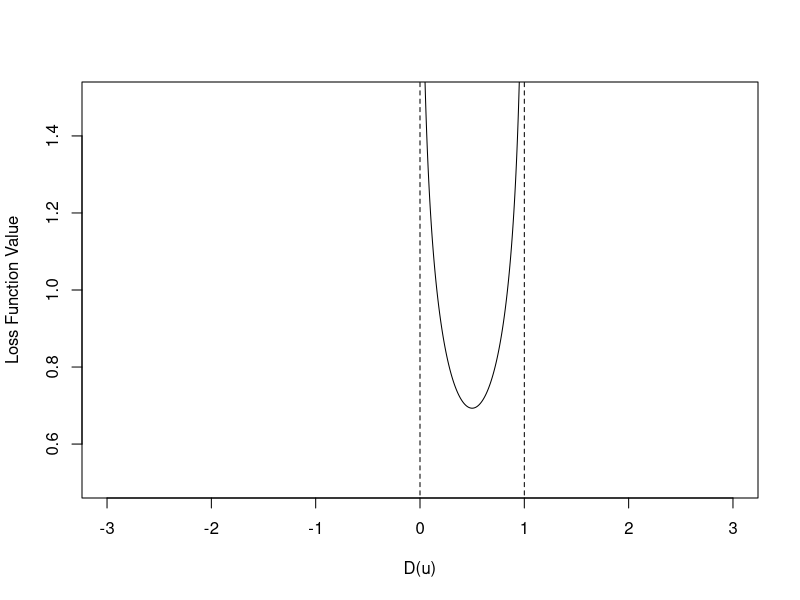
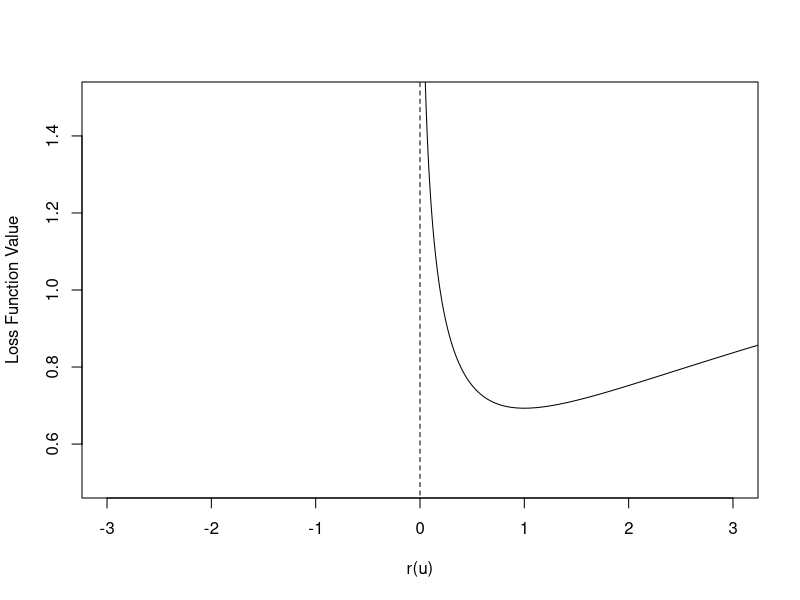
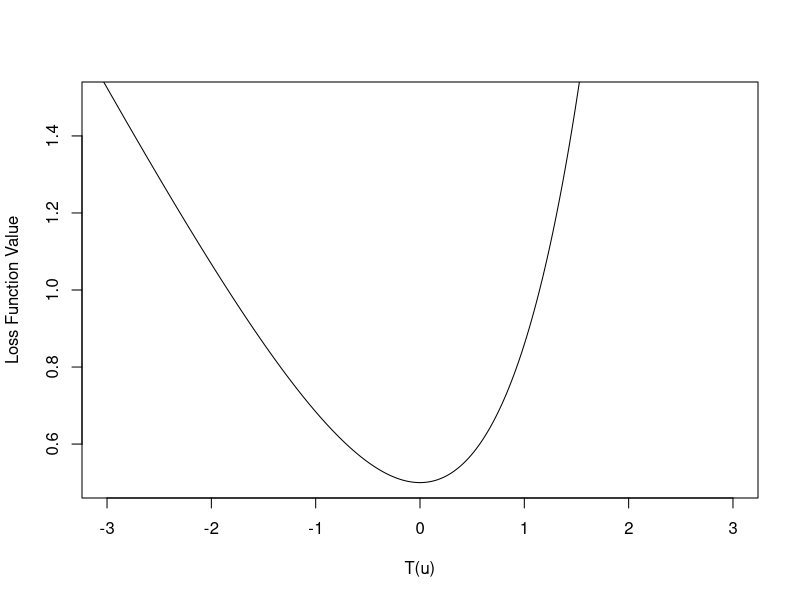
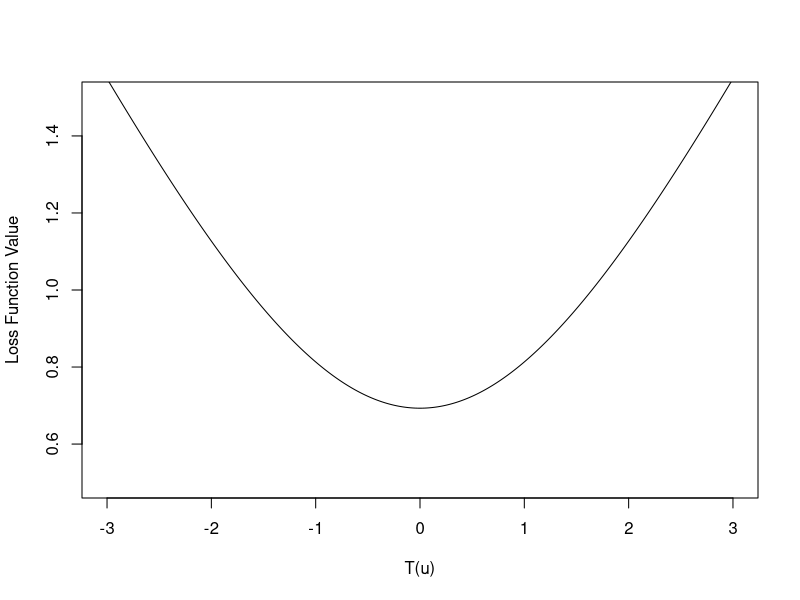
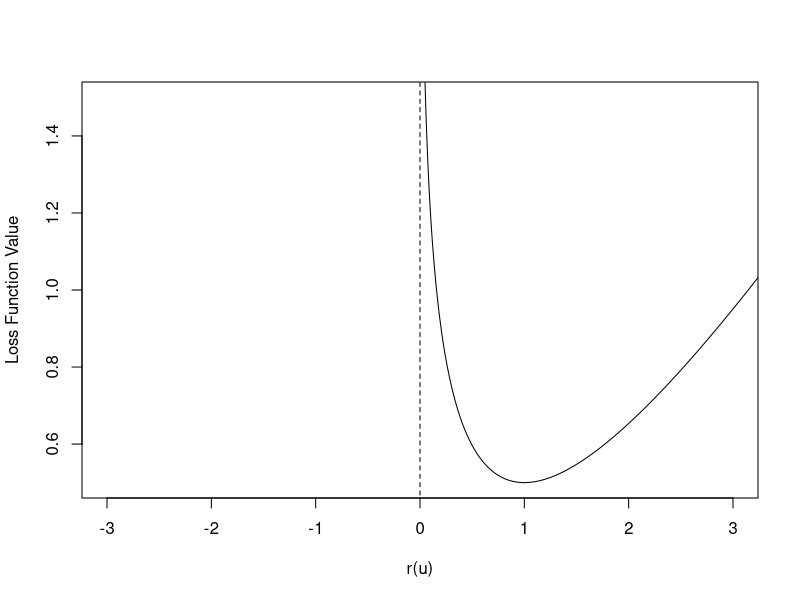
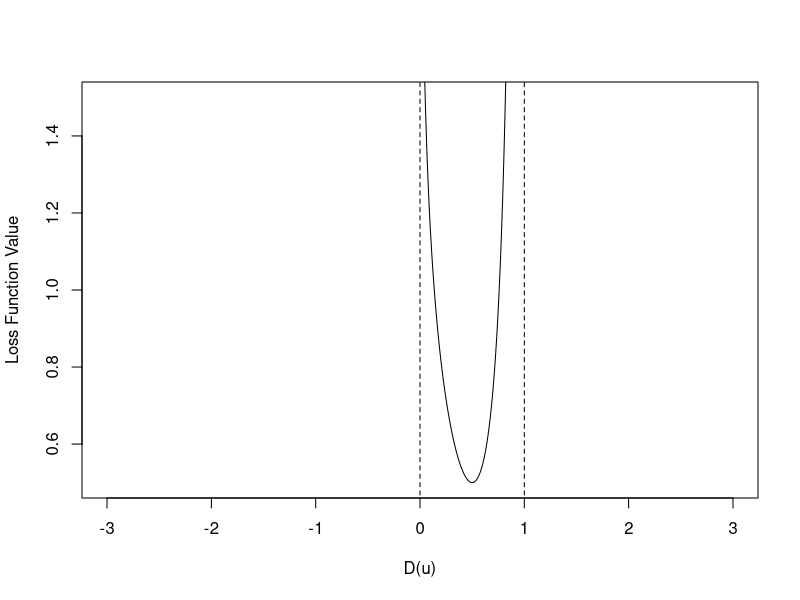

R code for these plots, in order:
q=0.5
p=0.5
ADVD=function(x){-q*log(x)-p*log(1-x)}
ADVR=function(x){-q*log(x/(1+x))+p*log(x+1)}
ADVT=function(x){-q*x+p*exp(x)}
KLD=function(x){-q*log(x/(1-x))+p*x/(1-x)}
KLR=function(x){-q*log(x)+p*x}
KLT=function(x){q*log((exp(x)+1)/exp(x))+p*(log(exp(x)+1))}
x=seq(0.01,0.99,by=0.001)
x1=seq(exp(-3.5),exp(3.5),by=0.001)
x2=seq(-3.5,3.5,by=0.001)
y=seq(0.1,1.6,by=0.01)
zer=rep(0,length(y))
one=rep(1,length(y))
par(mfrow=c(1,1))
plot(x,ADVD(x),type='l',xlim=c(-3,3),ylim=c(0.5,1.5),xlab="D(u)",ylab="Loss Function Value")
lines(zer,y,type='l',lty=2)
lines(one,y,type='l',lty=2)
plot(x1,ADVR(x1),type='l',xlim=c(-3,3),ylim=c(0.5,1.5),xlab="r(u)",ylab="Loss Function Value")
lines(zer,y,type='l',lty=2)
plot(x2,ADVT(x2),type='l',xlim=c(-3,3),ylim=c(0.5,1.5),xlab="T(u)",ylab="Loss Function Value")
plot(x2,KLT(x2),type='l',xlim=c(-3,3),ylim=c(0.5,1.5),xlab="T(u)",ylab="Loss Function Value")
plot(x1,KLR(x1),type='l',xlim=c(-3,3),ylim=c(0.5,1.5),xlab="r(u)",ylab="Loss Function Value")
lines(zer,y,type='l',lty=2)
plot(x,KLD(x),type='l',xlim=c(-3,3),ylim=c(0.5,1.5),xlab="D(u)",ylab="Loss Function Value")
lines(zer,y,type='l',lty=2)
lines(one,y,type='l',lty=2)